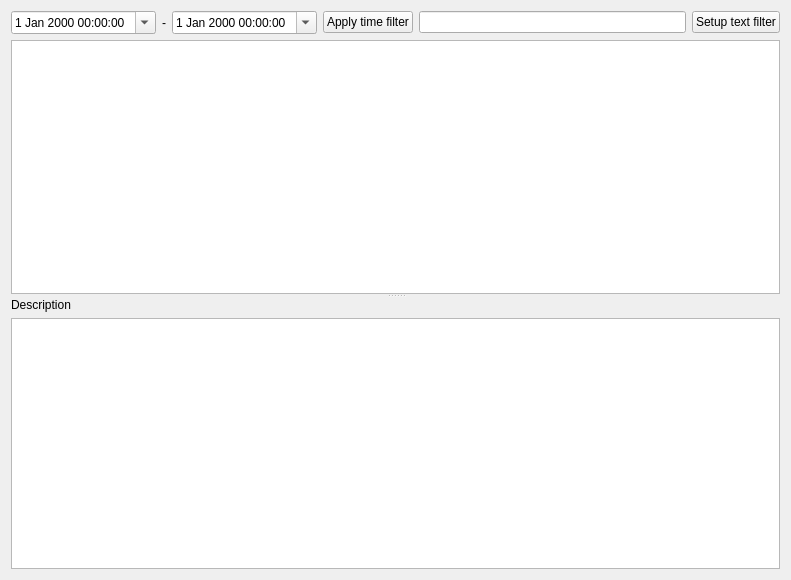
<?xml version="1.0" encoding="UTF-8"?>
<ui version="4.0">
 <class>SendTelegramBrowser</class>
 <widget class="QWidget" name="SendTelegramBrowser">
  <property name="geometry">
   <rect>
    <x>0</x>
    <y>0</y>
    <width>791</width>
    <height>580</height>
   </rect>
  </property>
  <property name="windowTitle">
   <string>Sent telegrams</string>
  </property>
  <layout class="QVBoxLayout" name="verticalLayout_3">
   <item>
    <widget class="QSplitter" name="splitter">
     <property name="orientation">
      <enum>Qt::Vertical</enum>
     </property>
     <widget class="QWidget" name="">
      <layout class="QVBoxLayout" name="verticalLayout">
       <item>
        <layout class="QHBoxLayout" name="horizontalLayout">
         <item>
          <widget class="QDateTimeEdit" name="fromDateFilter">
           <property name="calendarPopup">
            <bool>true</bool>
           </property>
          </widget>
         </item>
         <item>
          <widget class="QLabel" name="label_2">
           <property name="text">
            <string>-</string>
           </property>
          </widget>
         </item>
         <item>
          <widget class="QDateTimeEdit" name="untilDateFilter">
           <property name="calendarPopup">
            <bool>true</bool>
           </property>
          </widget>
         </item>
         <item>
          <widget class="QPushButton" name="timeFilterAction">
           <property name="text">
            <string>Apply time filter</string>
           </property>
           <property name="checkable">
            <bool>true</bool>
           </property>
          </widget>
         </item>
         <item>
          <widget class="QLineEdit" name="filterEdit"/>
         </item>
         <item>
          <widget class="QPushButton" name="filterAction">
           <property name="text">
            <string>Setup text filter</string>
           </property>
           <property name="checkable">
            <bool>true</bool>
           </property>
          </widget>
         </item>
        </layout>
       </item>
       <item>
        <widget class="QtSqlTableView" name="table">
         <property name="autoScroll">
          <bool>false</bool>
         </property>
         <property name="editTriggers">
          <set>QAbstractItemView::NoEditTriggers</set>
         </property>
         <property name="alternatingRowColors">
          <bool>true</bool>
         </property>
         <property name="selectionMode">
          <enum>QAbstractItemView::SingleSelection</enum>
         </property>
         <property name="selectionBehavior">
          <enum>QAbstractItemView::SelectRows</enum>
         </property>
         <property name="verticalScrollMode">
          <enum>QAbstractItemView::ScrollPerPixel</enum>
         </property>
        </widget>
       </item>
      </layout>
     </widget>
     <widget class="QWidget" name="layoutWidget1">
      <layout class="QVBoxLayout" name="verticalLayout_2">
       <item>
        <widget class="QLabel" name="label">
         <property name="text">
          <string>Description</string>
         </property>
        </widget>
       </item>
       <item>
        <widget class="QTextBrowser" name="description"/>
       </item>
      </layout>
     </widget>
    </widget>
   </item>
  </layout>
 </widget>
 <customwidgets>
  <customwidget>
   <class>QtSqlTableView</class>
   <extends>QTableView</extends>
   <header>qtsqltableview.h</header>
  </customwidget>
 </customwidgets>
 <resources/>
 <connections/>
</ui>
